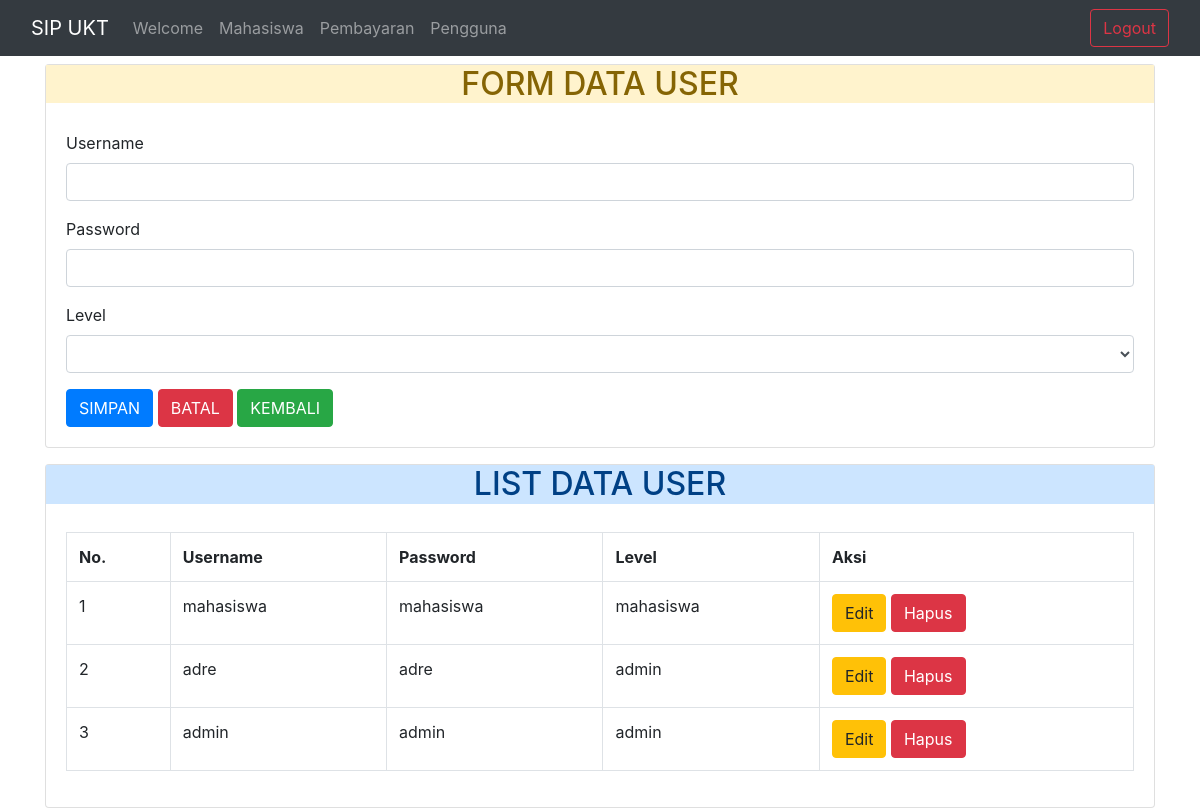
The page /tambah_user.php on the database its author committed.
### tables this page shows
CREATE TABLE IF NOT EXISTS `user` (
  `user_id` int(11) NOT NULL,
  `username` varchar(50) DEFAULT NULL,
  `password` varchar(50) DEFAULT NULL,
  `level` varchar(25) NOT NULL
);

### tambah_user.php (the view, shortened to what this page needs)
<?php
    $server ="localhost";
    $user ="root";
    $pass ="";
    $database ="ukt";
    $koneksi = mysqli_connect($server, $user, $pass, $database) or die(mysqli_error($koneksi));
?>
<!DOCTYPE html>
<html>
<head>
    <link rel="stylesheet" type="text/css" href="bootstrap/css/bootstrap.min.css">
</head>
<body>
//ini navbar
  <nav class="navbar navbar-expand-md navbar-dark fixed-top bg-dark">
		<div class="container-fluid">
			<a class="navbar-brand" href="welcome.html">SIP UKT</a>
			<div class="collapse navbar-collapse" id="navbarCollapse">
				<ul class="navbar-nav me-auto mb-2 mb-md-0">
					<li class="nav-item">
						<a class="nav-link" aria-current="page" href="welcome.html">Welcome</a>
					</li>
					<li class="nav-item">
						<a class="nav-link" href="dtMhs.php">Mahasiswa</a>
					</li>
					<li class="nav-item">
						<a class="nav-link" href="pembayaran.php">Pembayaran</a>
					</li>
					<li class="nav-item">
						<a class="nav-link" href="tambah_user.php">Pengguna</a>
					</li>
				</ul>
				<form class="navbar-nav ml-auto">
					<a href="../sip/logout.php" class="btn btn-outline-danger">Logout</a>
				</form>
			</div>
		</div>
	</nav>
  <br></br>
    <div class="container">
    <div class="card mt-3">
  <h2 class="card-heade alert-warning text-center">FORM DATA USER</h2>
  <div class="card-body">
    <form method="post" action="">
        <div class="form-group">
            <label>Username</label>
            <input type="text" name="tusername" value= "<?=@$vusername?>" class="form-control" placeholder=" " required="">
        </div>
        <div class="form-group">
            <label>Password</label>
            <input type="password" name="tpassword" value= "<?=@$vpassword?>" class="form-control" placeholder=" " required="">
        </div>
        <div class="form-group">
            <label>Level</label>
            <select class="form-control" name="tlevel" value="<?=@$vlevel?>" required="">
                <option></option>
                <option>admin</option>
                </select>
        </div>
        <button type="submit" class="btn btn-primary" name="bsimpan">SIMPAN</button>
        <button type="reset" class="btn btn-danger" name="breset">BATAL</button>
        <a href="welcome.html" class="btn btn-success">KEMBALI</a>
    </form>
  </div>
    </div>
    <div class="card mt-3">
  <h2 class="card-heade alert-primary text-center">LIST DATA USER</h2>
  <div class="card-body">
    <table class="table table-bordered table-stripped">
        <tr>
        <th>No.</th>
        <th>Username</th>
        <th>Password</th>
        <th>Level</th>
        <th>Aksi</th>
        </tr>
        <?php
            $no =1;
            $tampil =mysqli_query($koneksi, "SELECT * FROM user order by username desc");
            while ($data = mysqli_fetch_array($tampil)) :
        ?>
        <tr>
            <td><?=$no++;?></td>
            <td><?=$data['username']?></td>
            <td><?=$data['password']?></td>
            <td><?=$data['level']?></td>
            <td>
                <a href="tambah_user.php?hal=edit&username=<?=$data['username']?>" class="btn btn-warning">Edit</a>
                <a href="tambah_user.php?hal=hapus&username=<?=$data['username']?>" onclick="return confirm('Apakah Yakin Ingin Menghapus Data Ini?')" class="btn btn-danger">Hapus</a>
            </td>
        </tr>
    <?php endwhile;  ?>
    </table>
  </div>
    </div>
</div>
</body>
</html>

### rows shown on the page
user: username "mahasiswa", password "mahasiswa", level "mahasiswa"
user: username "adre", password "adre", level "admin"
user: username "admin", password "admin", level "admin"
